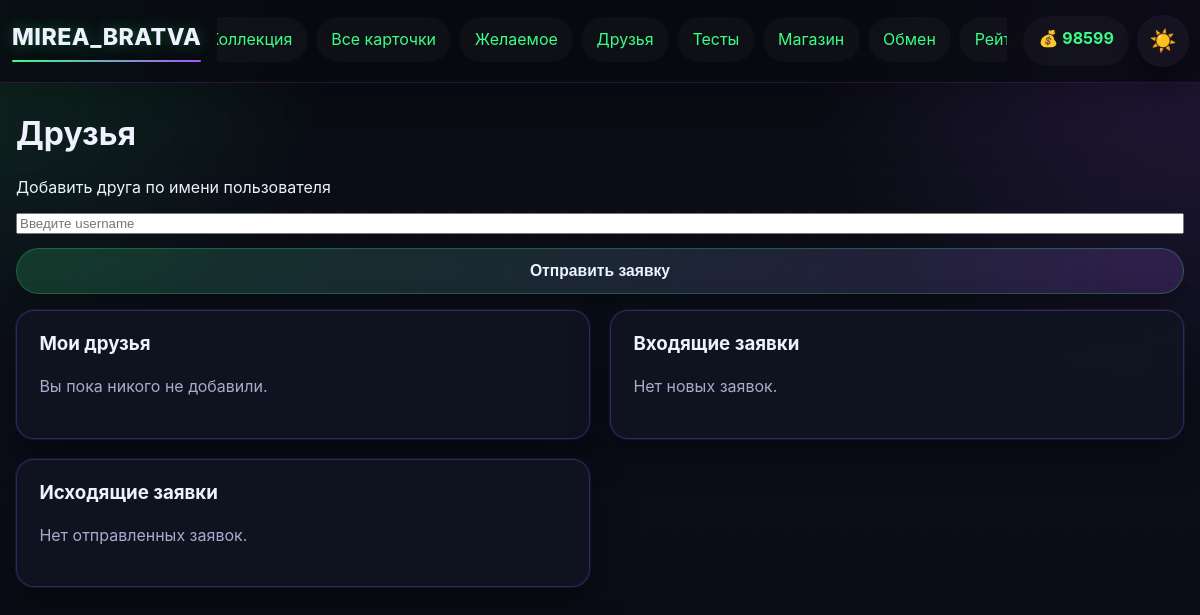
Page /friends (signed in) on the earlier database version.
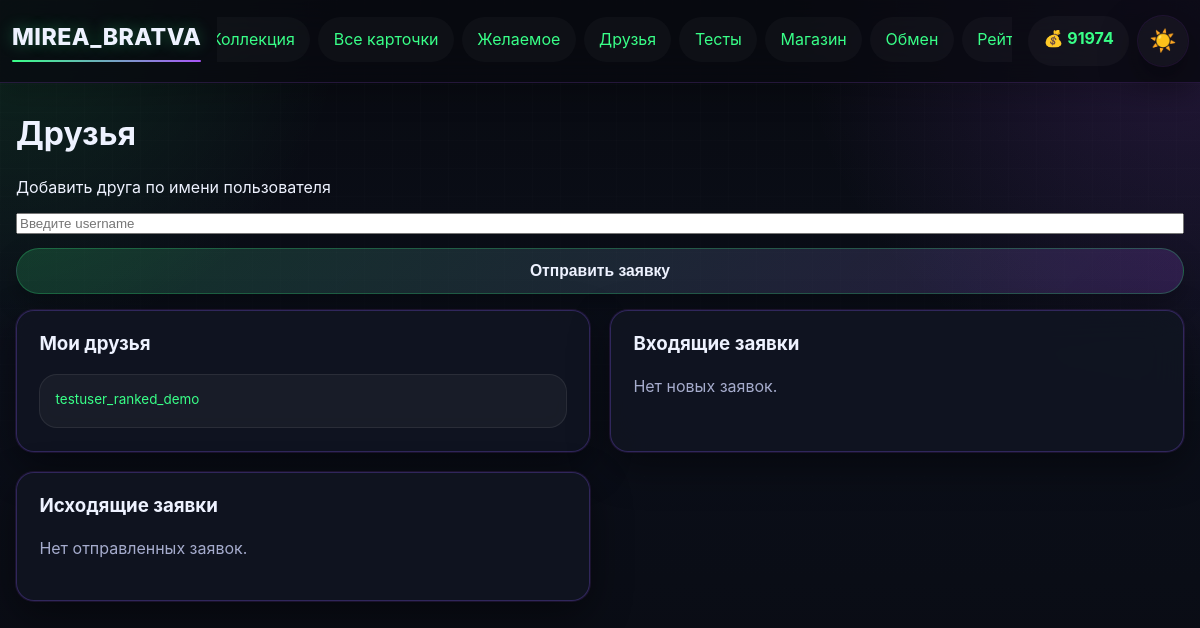
Same page on the later database version.
### app.py (models this page shows)
class User(UserMixin, db.Model):
    __tablename__ = 'user'
    id = db.Column(db.Integer, primary_key=True)
    username = db.Column(db.String(80), unique=True, nullable=False)
    email = db.Column(db.String(120), unique=True, nullable=False)
    password_hash = db.Column(db.String(200), nullable=False)
    coins = db.Column(db.Integer, default=100)
    profile_theme = db.Column(db.String(50), default='dark')
    avatar_frame = db.Column(db.String(50), default='none')
    bio = db.Column(db.Text, default='')
    owned_frames = db.Column(db.Text, default='[]')
    avatar_icon = db.Column(db.String(50), default='letter')
    created_at = db.Column(db.DateTime, default=datetime.utcnow)
    last_daily_bonus = db.Column(db.DateTime, default=None)

### app.py (the view, shortened to what this page needs)
@app.route('/friends', methods=['GET', 'POST'])
@login_required
def friends():
    incoming_requests = Friendship.query.filter_by(addressee_id=current_user.id, status='pending').order_by(Friendship.created_at.desc()).all()
    outgoing_requests = Friendship.query.filter_by(requester_id=current_user.id, status='pending').order_by(Friendship.created_at.desc()).all()
    return render_template(
        'friends.html',
        friends=get_user_friends(current_user.id),
        incoming_requests=incoming_requests,
        outgoing_requests=outgoing_requests,
    )

### app.py (called while the page is built)
@login_manager.user_loader
def load_user(user_id):
    return db.session.get(User, int(user_id))

def get_user_friends(user_id):
    accepted = Friendship.query.filter(
        Friendship.status == 'accepted',
        db.or_(Friendship.requester_id == user_id, Friendship.addressee_id == user_id),
    ).order_by(Friendship.created_at.desc()).all()
    friends = []
    for friendship in accepted:
        friends.append(friendship.addressee if friendship.requester_id == user_id else friendship.requester)
    return friends

### templates/friends.html (shortened to what this page needs)
{% extends "base.html" %}
{% block content %}
<div class="exchange-card">
    <h1>Друзья</h1>
    <form method="post" class="profile-form-stack">
        <label for="username">Добавить друга по имени пользователя</label>
        <input type="text" id="username" name="username" placeholder="Введите username" required>
        <button type="submit" class="btn">Отправить заявку</button>
    </form>
</div>
<div class="profile-sections items-grid profile-sections-grid">
    <section class="shop-item">
        <h3>Мои друзья</h3>
        {% if friends %}
            <div class="profile-form-stack">
                {% for friend in friends %}
                    <div class="meta-chip">
                        <span><a href="{{ url_for('view_profile', user_id=friend.id) }}">{{ friend.username }}</a></span>
                        {% set friendship = (friend.sent_friend_requests + friend.received_friend_requests)|selectattr('status', 'equalto', 'accepted')|list %}
                    </div>
                {% endfor %}
            </div>
        {% else %}
            <p>Вы пока никого не добавили.</p>
        {% endif %}
    </section>
    <section class="shop-item">
        <h3>Входящие заявки</h3>
        {% if incoming_requests %}
            <div class="profile-form-stack">
                {% for request_item in incoming_requests %}
                    <div class="meta-chip">
                        <span><a href="{{ url_for('view_profile', user_id=request_item.requester.id) }}">{{ request_item.requester.username }}</a></span>
                        <form method="post" action="{{ url_for('update_friendship', friendship_id=request_item.id, action='accept') }}">
                            <button type="submit" class="btn">Принять</button>
                        </form>
                        <form method="post" action="{{ url_for('update_friendship', friendship_id=request_item.id, action='reject') }}">
                            <button type="submit" class="btn btn-secondary">Отклонить</button>
                        </form>
                    </div>
                {% endfor %}
            </div>
        {% else %}
            <p>Нет новых заявок.</p>
        {% endif %}
    </section>
    <section class="shop-item">
        <h3>Исходящие заявки</h3>
        {% if outgoing_requests %}
            <div class="profile-form-stack">
                {% for request_item in outgoing_requests %}
                    <div class="meta-chip">
                        <span><a href="{{ url_for('view_profile', user_id=request_item.addressee.id) }}">{{ request_item.addressee.username }}</a></span>
                        <form method="post" action="{{ url_for('update_friendship', friendship_id=request_item.id, action='remove') }}">
                            <button type="submit" class="btn btn-secondary">Отменить</button>
                        </form>
                    </div>
                {% endfor %}
            </div>
        {% else %}
            <p>Нет отправленных заявок.</p>
        {% endif %}
    </section>
</div>
{% endblock %}

### templates/base.html (shortened to what this page needs)
<!DOCTYPE html>
<html lang="ru">
<head>
    <link rel="stylesheet" href="{{ url_for('static', filename='css/style.css') }}">
</head>
<body class="{% if current_user.is_authenticated and current_user.profile_theme == 'light' %}light-theme{% else %}dark-theme{% endif %}">
    <nav class="navbar">
        <div class="nav-container">
            <a class="nav-logo" href="{{ url_for('index') }}">MIREA_BRATVA</a>
            <div class="nav-main">
                <ul class="nav-menu">
                    {% if current_user.is_authenticated %}
                        <li><a href="{{ url_for('collection') }}">Коллекция</a></li>
                        <li><a href="{{ url_for('cards_catalog') }}">Все карточки</a></li>
                        <li><a href="{{ url_for('wishlist') }}">Желаемое</a></li>
                        <li><a href="{{ url_for('friends') }}">Друзья</a></li>
                        <li><a href="{{ url_for('quizzes') }}">Тесты</a></li>
                        <li><a href="{{ url_for('shop') }}">Магазин</a></li>
                        <li><a href="{{ url_for('exchange') }}">Обмен</a></li>
                        <li><a href="{{ url_for('rating') }}">Рейтинг</a></li>
                    {% else %}
                        <li><a href="{{ url_for('login') }}">Вход</a></li>
                        <li><a href="{{ url_for('register') }}">Регистрация</a></li>
                    {% endif %}
                </ul>
            </div>
            {% if current_user.is_authenticated %}
            <div class="nav-actions">
                <div class="coins">💰 {{ current_user.coins }}</div>
                <a class="theme-toggle nav-pill" href="{{ url_for('toggle_theme') }}" title="Переключить тему">
                    {% if current_user.profile_theme == 'light' %}🌙{% else %}☀️{% endif %}
                </a>
            </div>
            {% endif %}
        </div>
    </nav>
    <main class="container">
        {% block content %}{% endblock %}
    </main>
</body>
</html>

Differences in the rows shown:
changed User (number 1 of 2 on the later page): coins "98599" → "91974"
added User: username "testuser_ranked_demo"
Other differences:
text no longer shown: "Вы пока никого не добавили."
